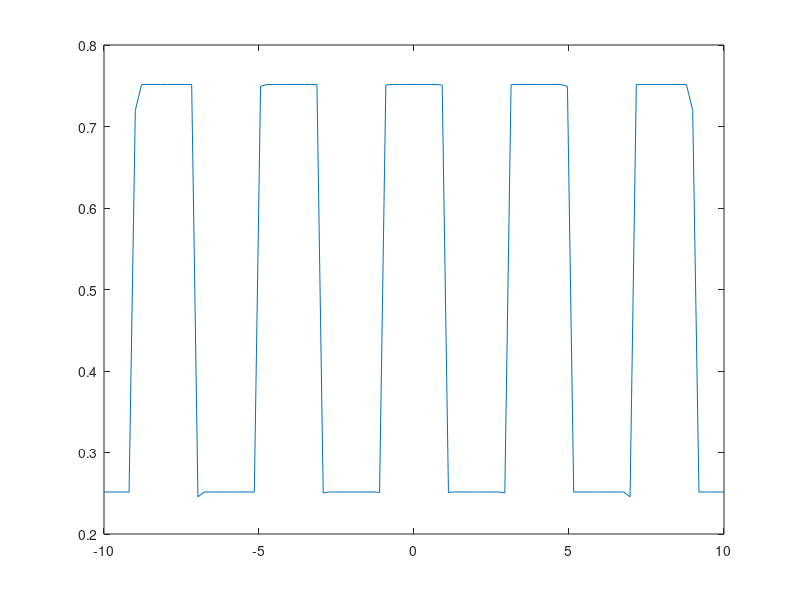

Here is the MATLAB script that generated this plot:
t = linspace(-10,10);
f=zeros(1, length(t));
T = 1;
w0 = pi/(2*T);
f=f+1/2;
for k=1:2:100
    ak = 1/(2*T*k*w0) * sin(k*w0*T);
    f=f+ak*exp(1i*k*w0.*t);
end
plot(t,f)